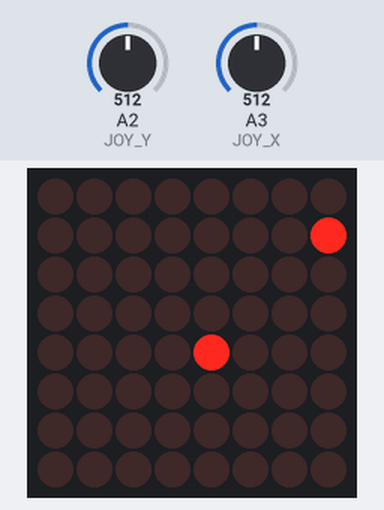
A sketch run on a simulated Arduino Uno, built with avr-gcc and run on an emulated ATmega328P. Parts: 8×8 LED matrix. Inputs (shaded band) come from the test bench; at power-on: A2 (JOY_Y) = 512, A3 (JOY_X) = 512. Random numbers use the default seed unless the sketch sets one.

Above: at 1.2 s.
1.3 s: A2 (JOY_Y) set to 587
2.8 s: A2 (JOY_Y) set to 617
At 2.91 s:
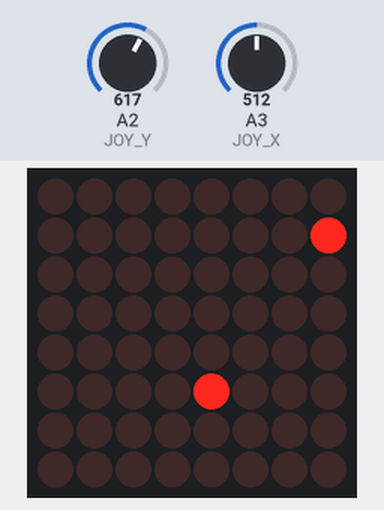
4.9 s: A3 (JOY_X) set to 590
6.4 s: A3 (JOY_X) set to 614
At 6.54 s:
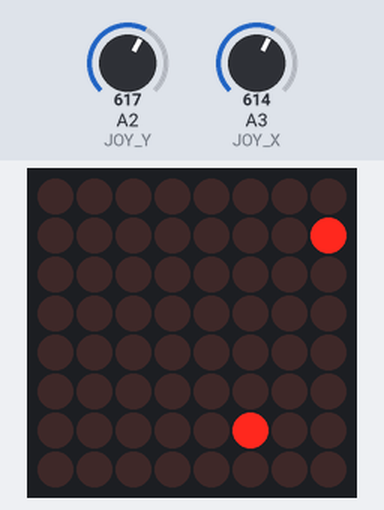
8.5 s: A2 (JOY_Y) set to 590
At 8.75 s:
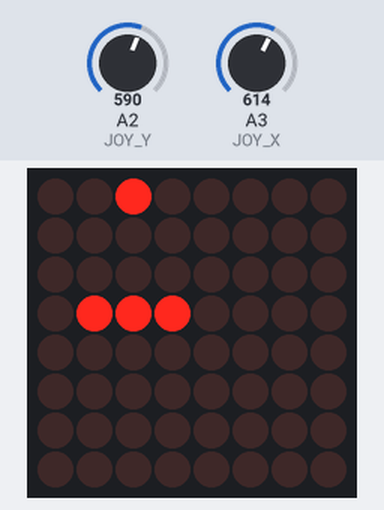
10.7 s: A2 (JOY_Y) set to 610
At 10.97 s:
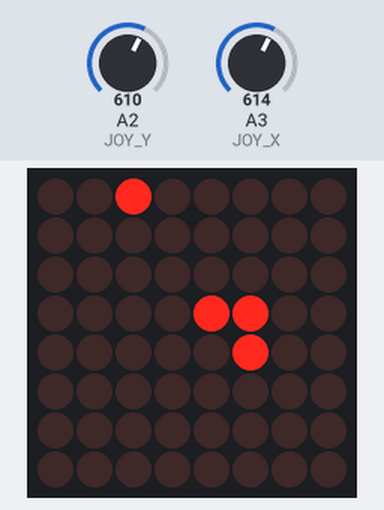
Timing chart, 0 to 13.7 s (numbered marks = the images above; inputs shaded):
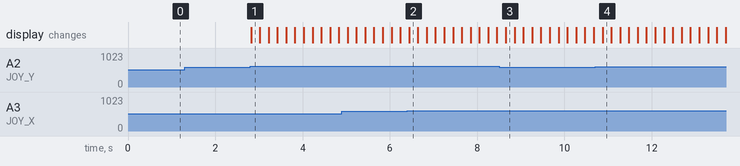

The sketch:

snake_game2.ino
```cpp
#include <LedControl.h>  // Include the LedControl library to control the LED matrix

// LED Matrix setup: define pins for communication with the LED matrix
#define CLK_PIN 10    // Clock pin for the LED matrix
#define CS_PIN 11     // Chip select pin for the LED matrix
#define DIN_PIN 12    // Data input pin for the LED matrix

LedControl lc = LedControl(DIN_PIN, CLK_PIN, CS_PIN, 1); // Create an instance of the LedControl class

// Joystick pins: define pins for the joystick
#define JOY_X A3  // X-axis pin for the joystick
#define JOY_Y A2  // Y-axis pin for the joystick
#define JOY_SW 2  // Button pin on the joystick

// Game variables
const int matrixSize = 8;  // The size of the LED matrix (8x8)
int snakeX[64];            // Array to store the X positions of the snake's body
int snakeY[64];            // Array to store the Y positions of the snake's body
int snakeLength = 1;       // The length of the snake, starting with 1
int appleX, appleY;        // Position of the apple
int dirX = 0, dirY = 0;    // Direction of movement (X and Y axis)
bool gameOver = false;     // Boolean flag to check if the game is over

void setup() {
  pinMode(JOY_SW, INPUT_PULLUP); // Set joystick button pin as input with internal pull-up resistor
  lc.shutdown(0, false);         // Wake up the LED matrix
  lc.setIntensity(0, 8);         // Set the brightness of the LED matrix
  lc.clearDisplay(0);            // Clear the LED matrix

  // Initialize the snake position at the center of the matrix
  snakeX[0] = 4;
  snakeY[0] = 4;

  // Place the first apple randomly on the matrix
  placeApple();
}

void loop() {
  if (gameOver) {   // If the game is over, show the Game Over screen
    displayGameOver();
    if (digitalRead(JOY_SW) == LOW) { // If the joystick button is pressed, reset the game
      resetGame();
    }
    return;  // Stop the game loop and wait for the button press
  }

  readJoystick();  // Read the joystick input to control the snake
  moveSnake();     // Move the snake based on the joystick input
  checkCollision(); // Check for collisions with the snake's body or apple
  drawMatrix();     // Draw the snake and apple on the LED matrix

  delay(200); // Control the speed of the game (lower value = faster)
}

void readJoystick() {
  int xVal = analogRead(JOY_X); // Read the X axis value from the joystick
  int yVal = analogRead(JOY_Y); // Read the Y axis value from the joystick

  // Check joystick direction and set movement direction accordingly
  if (xVal < 400 && dirX == 0) {   // If joystick is moved to the left
    dirX = -1;
    dirY = 0;
  } else if (xVal > 600 && dirX == 0) { // If joystick is moved to the right
    dirX = 1;
    dirY = 0;
  } else if (yVal < 400 && dirY == 0) { // If joystick is moved up
    dirX = 0;
    dirY = -1;
  } else if (yVal > 600 && dirY == 0) { // If joystick is moved down
    dirX = 0;
    dirY = 1;
  }
}

void moveSnake() {
  // Move the body of the snake by shifting each segment to the position of the previous segment
  for (int i = snakeLength - 1; i > 0; i--) {
    snakeX[i] = snakeX[i - 1];
    snakeY[i] = snakeY[i - 1];
  }

  // Move the head of the snake in the direction specified by dirX and dirY
  snakeX[0] += dirX;
  snakeY[0] += dirY;

  // Handle wrapping the snake around the edges of the matrix
  if (snakeX[0] < 0) snakeX[0] = matrixSize - 1;   // Wrap around to the right if snake goes off the left
  if (snakeX[0] >= matrixSize) snakeX[0] = 0;       // Wrap around to the left if snake goes off the right
  if (snakeY[0] < 0) snakeY[0] = matrixSize - 1;    // Wrap around to the bottom if snake goes off the top
  if (snakeY[0] >= matrixSize) snakeY[0] = 0;       // Wrap around to the top if snake goes off the bottom
}

void checkCollision() {
  // Check if the snake has collided with itself
  for (int i = 1; i < snakeLength; i++) {
    if (snakeX[0] == snakeX[i] && snakeY[0] == snakeY[i]) {
      gameOver = true; // Set game over flag if collision with body
      return;
    }
  }

  // Check if the snake has eaten an apple
  if (snakeX[0] == appleX && snakeY[0] == appleY) {
    snakeLength++;    // Increase snake length
    placeApple();     // Place a new apple on the matrix
  }
}

void placeApple() {
  while (true) {
    appleX = random(0, matrixSize); // Random X position for apple
    appleY = random(0, matrixSize); // Random Y position for apple

    // Ensure apple does not overlap the snake's body
    bool valid = true;
    for (int i = 0; i < snakeLength; i++) {
      if (snakeX[i] == appleX && snakeY[i] == appleY) {
        valid = false; // If apple overlaps with snake, try again
        break;
      }
    }

    if (valid) break; // Break out of the loop if the apple position is valid
  }
}

void drawMatrix() {
  lc.clearDisplay(0);  // Clear the LED matrix display

  // Draw the snake on the matrix
  for (int i = 0; i < snakeLength; i++) {
    lc.setLed(0, snakeY[i], snakeX[i], true); // Set LED for each segment of the snake's body
  }

  // Draw the apple on the matrix
  lc.setLed(0, appleY, appleX, true); // Set LED for the apple's position
}

void displayGameOver() {
  lc.clearDisplay(0); // Clear the display to show the game over screen
  for (int i = 0; i < matrixSize; i++) {
    lc.setRow(0, i, 0b10101010); // Display a pattern for the game over screen
  }
}

void resetGame() {
  snakeLength = 1;  // Reset snake length to 1
  snakeX[0] = 4;    // Reset snake position to the center
  snakeY[0] = 4;
  dirX = 0;         // Reset snake movement direction to 0
  dirY = 0;
  gameOver = false; // Set game over flag to false
  placeApple();     // Place a new apple
}
```

Measured:
- the behaviour switches between 600 and 601 on A2 (JOY_Y) (found by bisection; images 0 and 1)
- the behaviour switches between 600 and 601 on A3 (JOY_X) (found by bisection; images 1 and 2)
- after the input at 1.3 s, every drawn part: stays the same
- after the input at 2.8 s, the display: changes at once (image 1)
